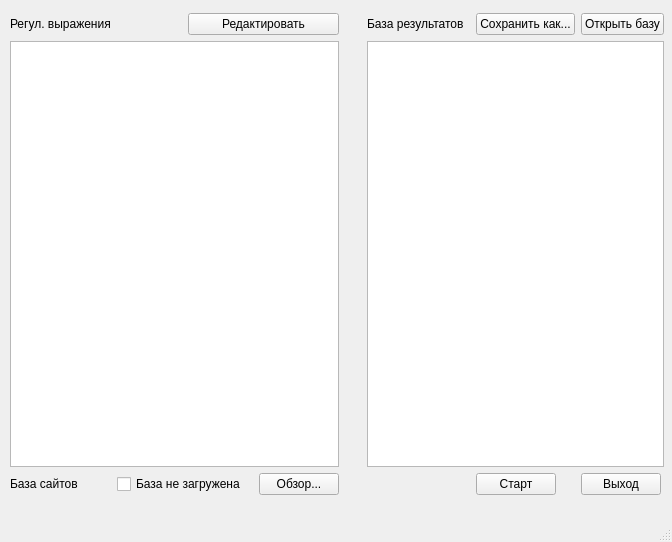
<?xml version="1.0" encoding="UTF-8"?>
<ui version="4.0">
 <class>MainWindow</class>
 <widget class="QMainWindow" name="MainWindow">
  <property name="geometry">
   <rect>
    <x>0</x>
    <y>0</y>
    <width>672</width>
    <height>542</height>
   </rect>
  </property>
  <property name="sizePolicy">
   <sizepolicy hsizetype="Fixed" vsizetype="Fixed">
    <horstretch>0</horstretch>
    <verstretch>0</verstretch>
   </sizepolicy>
  </property>
  <property name="windowTitle">
   <string>MainWindow</string>
  </property>
  <widget class="QWidget" name="centralwidget">
   <widget class="QWidget" name="gridLayoutWidget_2">
    <property name="geometry">
     <rect>
      <x>10</x>
      <y>13</y>
      <width>654</width>
      <height>482</height>
     </rect>
    </property>
    <layout class="QGridLayout" name="gridLayout_2">
     <item row="7" column="10">
      <widget class="QPushButton" name="bt_exit">
       <property name="sizePolicy">
        <sizepolicy hsizetype="Fixed" vsizetype="Fixed">
         <horstretch>0</horstretch>
         <verstretch>0</verstretch>
        </sizepolicy>
       </property>
       <property name="text">
        <string>Выход</string>
       </property>
      </widget>
     </item>
     <item row="1" column="9">
      <widget class="QPushButton" name="bt_base_save">
       <property name="sizePolicy">
        <sizepolicy hsizetype="Fixed" vsizetype="Fixed">
         <horstretch>0</horstretch>
         <verstretch>0</verstretch>
        </sizepolicy>
       </property>
       <property name="text">
        <string>Сохранить как...</string>
       </property>
      </widget>
     </item>
     <item row="1" column="2" colspan="2">
      <widget class="QPushButton" name="bt_regul">
       <property name="text">
        <string>Редактировать</string>
       </property>
      </widget>
     </item>
     <item row="3" column="8" rowspan="4" colspan="3">
      <widget class="QTableView" name="table_base"/>
     </item>
     <item row="7" column="8">
      <spacer name="horizontalSpacer">
       <property name="orientation">
        <enum>Qt::Horizontal</enum>
       </property>
       <property name="sizeType">
        <enum>QSizePolicy::Fixed</enum>
       </property>
       <property name="sizeHint" stdset="0">
        <size>
         <width>103</width>
         <height>20</height>
        </size>
       </property>
      </spacer>
     </item>
     <item row="7" column="9">
      <widget class="QPushButton" name="bt_start">
       <property name="sizePolicy">
        <sizepolicy hsizetype="Fixed" vsizetype="Fixed">
         <horstretch>0</horstretch>
         <verstretch>0</verstretch>
        </sizepolicy>
       </property>
       <property name="text">
        <string>Старт</string>
       </property>
      </widget>
     </item>
     <item row="1" column="0">
      <widget class="QLabel" name="label">
       <property name="text">
        <string>Регул. выражения</string>
       </property>
      </widget>
     </item>
     <item row="4" column="4">
      <spacer name="horizontalSpacer_3">
       <property name="orientation">
        <enum>Qt::Horizontal</enum>
       </property>
       <property name="sizeType">
        <enum>QSizePolicy::Fixed</enum>
       </property>
       <property name="sizeHint" stdset="0">
        <size>
         <width>22</width>
         <height>20</height>
        </size>
       </property>
      </spacer>
     </item>
     <item row="1" column="10">
      <widget class="QPushButton" name="bt_base_open">
       <property name="text">
        <string>Открыть базу</string>
       </property>
      </widget>
     </item>
     <item row="1" column="8">
      <widget class="QLabel" name="label_3">
       <property name="text">
        <string>База результатов</string>
       </property>
      </widget>
     </item>
     <item row="7" column="0">
      <widget class="QLabel" name="label_2">
       <property name="text">
        <string>База сайтов</string>
       </property>
      </widget>
     </item>
     <item row="3" column="0" rowspan="4" colspan="4">
      <widget class="QTableView" name="tableView"/>
     </item>
     <item row="7" column="3">
      <widget class="QPushButton" name="pushButton">
       <property name="text">
        <string>Обзор...</string>
       </property>
      </widget>
     </item>
     <item row="7" column="1" colspan="2">
      <widget class="QCheckBox" name="checkBox">
       <property name="enabled">
        <bool>true</bool>
       </property>
       <property name="text">
        <string>База не загружена</string>
       </property>
       <property name="checkable">
        <bool>false</bool>
       </property>
       <property name="tristate">
        <bool>false</bool>
       </property>
      </widget>
     </item>
    </layout>
   </widget>
  </widget>
  <widget class="QMenuBar" name="menubar">
   <property name="geometry">
    <rect>
     <x>0</x>
     <y>0</y>
     <width>672</width>
     <height>22</height>
    </rect>
   </property>
  </widget>
  <widget class="QStatusBar" name="statusbar"/>
 </widget>
 <resources/>
 <connections/>
</ui>
